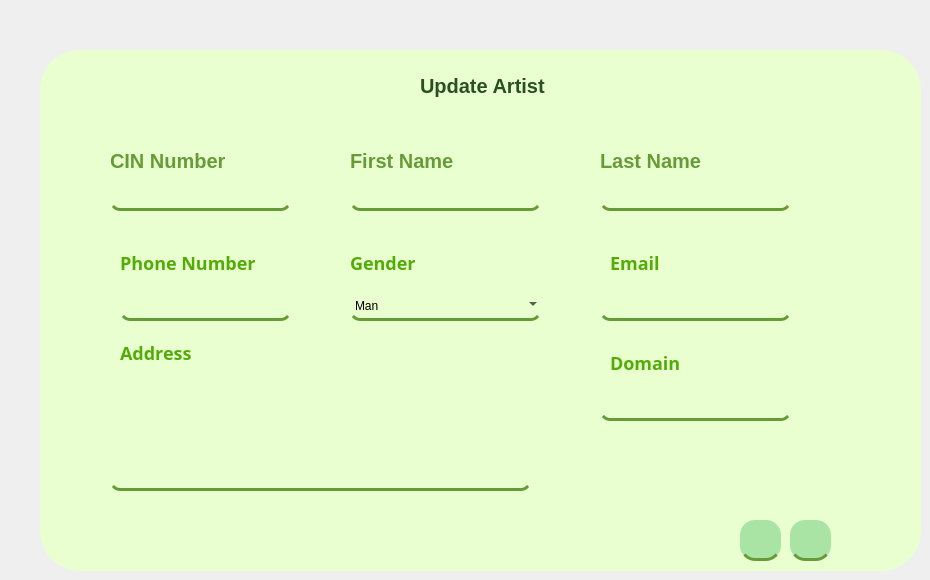
        <widget class="QWidget" name="page_18">
         <property name="styleSheet">
          <string notr="true">#page_6 {
background: rgba(0, 0, 0, 0.0);

}</string>
         </property>
         <widget class="QWidget" name="widget_21" native="true">
          <property name="geometry">
           <rect>
            <x>40</x>
            <y>50</y>
            <width>881</width>
            <height>521</height>
           </rect>
          </property>
          <property name="styleSheet">
           <string notr="true">QWidget
{background-color:#E9FFD0;
border-radius: 40px;}</string>
          </property>
          <widget class="QLabel" name="id_127">
           <property name="geometry">
            <rect>
             <x>80</x>
             <y>200</y>
             <width>141</width>
             <height>21</height>
            </rect>
           </property>
           <property name="font">
            <font>
             <family>Athiti</family>
             <pointsize>-1</pointsize>
             <weight>87</weight>
             <italic>false</italic>
             <bold>true</bold>
            </font>
           </property>
           <property name="styleSheet">
            <string notr="true">QLabel
{
color :#53AC06;
font-family: 'Athiti';
font-style: normal;
font-weight: 700;
font-size: 18px;
}</string>
           </property>
           <property name="text">
            <string>&lt;html&gt;&lt;head/&gt;&lt;body&gt;&lt;p&gt;&lt;span style=&quot; text-decoration: underline;&quot;&gt;Phone Number&lt;/span&gt;&lt;/p&gt;&lt;/body&gt;&lt;/html&gt;</string>
           </property>
          </widget>
          <widget class="QTextEdit" name="descriptionInput_13">
           <property name="geometry">
            <rect>
             <x>70</x>
             <y>330</y>
             <width>421</width>
             <height>111</height>
            </rect>
           </property>
           <property name="styleSheet">
            <string notr="true">  border-bottom-color: rgb(170, 0, 0);
border:none;
background-color: rgba(247, 188, 85, 0);
border-bottom:3px solid #669B37;
  border-radius: 10px;</string>
           </property>
          </widget>
          <widget class="QPushButton" name="imageInput2_15">
           <property name="geometry">
            <rect>
             <x>70</x>
             <y>130</y>
             <width>181</width>
             <height>31</height>
            </rect>
           </property>
           <property name="styleSheet">
            <string notr="true">  border-bottom-color: rgb(170, 0, 0);
border:none;
background-color: rgba(247, 188, 85, 0);
border-bottom:3px solid #669B37;
  border-radius: 10px;</string>
           </property>
           <property name="text">
            <string/>
           </property>
          </widget>
          <widget class="QLabel" name="label_175">
           <property name="geometry">
            <rect>
             <x>380</x>
             <y>20</y>
             <width>191</width>
             <height>31</height>
            </rect>
           </property>
           <property name="styleSheet">
            <string notr="true">color: #2A501F;
font-family: 'Athiti';
font-style: normal;
font-weight: 700;
font-size: 20px;
background-color: none;</string>
           </property>
           <property name="text">
            <string>Update Artist</string>
           </property>
          </widget>
          <widget class="QPushButton" name="imageInput2_16">
           <property name="geometry">
            <rect>
             <x>310</x>
             <y>130</y>
             <width>191</width>
             <height>31</height>
            </rect>
           </property>
           <property name="styleSheet">
            <string notr="true">  border-bottom-color: rgb(170, 0, 0);
border:none;
background-color: rgba(247, 188, 85, 0);
border-bottom:3px solid #669B37;
  border-radius: 10px;</string>
           </property>
           <property name="text">
            <string/>
           </property>
          </widget>
          <widget class="QPushButton" name="imageInput2_17">
           <property name="geometry">
            <rect>
             <x>560</x>
             <y>130</y>
             <width>191</width>
             <height>31</height>
            </rect>
           </property>
           <property name="styleSheet">
            <string notr="true">  border-bottom-color: rgb(170, 0, 0);
border:none;
background-color: rgba(247, 188, 85, 0);
border-bottom:3px solid #669B37;
  border-radius: 10px;</string>
           </property>
           <property name="text">
            <string/>
           </property>
          </widget>
          <widget class="QLabel" name="id_133">
           <property name="geometry">
            <rect>
             <x>310</x>
             <y>200</y>
             <width>121</width>
             <height>21</height>
            </rect>
           </property>
           <property name="font">
            <font>
             <family>Athiti</family>
             <pointsize>-1</pointsize>
             <weight>87</weight>
             <italic>false</italic>
             <bold>true</bold>
            </font>
           </property>
           <property name="styleSheet">
            <string notr="true">QLabel
{
color :#53AC06;
font-family: 'Athiti';
font-style: normal;
font-weight: 700;
font-size: 18px;
}</string>
           </property>
           <property name="text">
            <string>&lt;html&gt;&lt;head/&gt;&lt;body&gt;&lt;p&gt;&lt;span style=&quot; text-decoration: underline;&quot;&gt;Gender&lt;/span&gt;&lt;/p&gt;&lt;/body&gt;&lt;/html&gt;</string>
           </property>
          </widget>
          <widget class="QLabel" name="id_134">
           <property name="geometry">
            <rect>
             <x>570</x>
             <y>200</y>
             <width>121</width>
             <height>21</height>
            </rect>
           </property>
           <property name="font">
            <font>
             <family>Athiti</family>
             <pointsize>-1</pointsize>
             <weight>87</weight>
             <italic>false</italic>
             <bold>true</bold>
            </font>
           </property>
           <property name="styleSheet">
            <string notr="true">QLabel
{
color :#53AC06;
font-family: 'Athiti';
font-style: normal;
font-weight: 700;
font-size: 18px;
}</string>
           </property>
           <property name="text">
            <string>&lt;html&gt;&lt;head/&gt;&lt;body&gt;&lt;p&gt;&lt;span style=&quot; text-decoration: underline;&quot;&gt;Email&lt;/span&gt;&lt;/p&gt;&lt;/body&gt;&lt;/html&gt;</string>
           </property>
          </widget>
          <widget class="QPushButton" name="imageInput2_18">
           <property name="geometry">
            <rect>
             <x>80</x>
             <y>240</y>
             <width>171</width>
             <height>31</height>
            </rect>
           </property>
           <property name="styleSheet">
            <string notr="true">  border-bottom-color: rgb(170, 0, 0);
border:none;
background-color: rgba(247, 188, 85, 0);
border-bottom:3px solid #669B37;
  border-radius: 10px;</string>
           </property>
           <property name="text">
            <string/>
           </property>
          </widget>
          <widget class="QLabel" name="id_135">
           <property name="geometry">
            <rect>
             <x>80</x>
             <y>290</y>
             <width>121</width>
             <height>21</height>
            </rect>
           </property>
           <property name="font">
            <font>
             <family>Athiti</family>
             <pointsize>-1</pointsize>
             <weight>87</weight>
             <italic>false</italic>
             <bold>true</bold>
            </font>
           </property>
           <property name="styleSheet">
            <string notr="true">QLabel
{
color :#53AC06;
font-family: 'Athiti';
font-style: normal;
font-weight: 700;
font-size: 18px;
}</string>
           </property>
           <property name="text">
            <string>&lt;html&gt;&lt;head/&gt;&lt;body&gt;&lt;p&gt;&lt;span style=&quot; text-decoration: underline;&quot;&gt;Address&lt;/span&gt;&lt;/p&gt;&lt;/body&gt;&lt;/html&gt;</string>
           </property>
          </widget>
          <widget class="QLabel" name="label_4">
           <property name="geometry">
            <rect>
             <x>340</x>
             <y>20</y>
             <width>31</width>
             <height>31</height>
            </rect>
           </property>
           <property name="text">
            <string/>
           </property>
           <property name="pixmap">
            <pixmap resource="resources.qrc">:/images/images/modifier.png</pixmap>
           </property>
           <property name="scaledContents">
            <bool>true</bool>
           </property>
          </widget>
          <widget class="QPushButton" name="ajouterArt_15">
           <property name="geometry">
            <rect>
             <x>700</x>
             <y>470</y>
             <width>41</width>
             <height>41</height>
            </rect>
           </property>
           <property name="styleSheet">
            <string notr="true">QPushButton{/* Rectangle 9 */

position: absolute;
width: 1200px;
height: 649px;

background: #A9E4A4;
border: none;

/* Events */

position: absolute;
width: 63px;
height: 32px;

font-family: 'Athiti';
font-style: normal;
font-weight: 700;
font-size: 20px;
line-height: 32px;
/* identical to box height */
text-align: center;

color: #2A501F;
border-radius:15px;
border-bottom:3px solid #669B37;
}

QPushButton:hover{
position: absolute;
width: 185px;
height: 56px;

background: #8BD086;
box-shadow: 0px 4px 4px rgba(0, 0, 0, 0.25);
}</string>
           </property>
           <property name="text">
            <string/>
           </property>
           <property name="icon">
            <iconset resource="resources.qrc">
             <normaloff>:/images/images/save.png</normaloff>:/images/images/save.png</iconset>
           </property>
           <property name="iconSize">
            <size>
             <width>20</width>
             <height>20</height>
            </size>
           </property>
          </widget>
          <widget class="QPushButton" name="ajouterArt_16">
           <property name="geometry">
            <rect>
             <x>750</x>
             <y>470</y>
             <width>41</width>
             <height>41</height>
            </rect>
           </property>
           <property name="styleSheet">
            <string notr="true">QPushButton{/* Rectangle 9 */

position: absolute;
width: 1200px;
height: 649px;

background: #A9E4A4;
border: none;

/* Events */

position: absolute;
width: 63px;
height: 32px;

font-family: 'Athiti';
font-style: normal;
font-weight: 700;
font-size: 20px;
line-height: 32px;
/* identical to box height */
text-align: center;

color: #2A501F;
border-radius:15px;
border-bottom:3px solid #669B37;
}

QPushButton:hover{
position: absolute;
width: 185px;
height: 56px;

background: #8BD086;
box-shadow: 0px 4px 4px rgba(0, 0, 0, 0.25);
}</string>
           </property>
           <property name="text">
            <string/>
           </property>
           <property name="icon">
            <iconset resource="resources.qrc">
             <normaloff>:/images/images/list.png</normaloff>:/images/images/list.png</iconset>
           </property>
           <property name="iconSize">
            <size>
             <width>20</width>
             <height>20</height>
            </size>
           </property>
          </widget>
          <widget class="QPushButton" name="imageInput2_19">
           <property name="geometry">
            <rect>
             <x>560</x>
             <y>240</y>
             <width>191</width>
             <height>31</height>
            </rect>
           </property>
           <property name="styleSheet">
            <string notr="true">  border-bottom-color: rgb(170, 0, 0);
border:none;
background-color: rgba(247, 188, 85, 0);
border-bottom:3px solid #669B37;
  border-radius: 10px;</string>
           </property>
           <property name="text">
            <string/>
           </property>
          </widget>
          <widget class="QLabel" name="id_136">
           <property name="geometry">
            <rect>
             <x>570</x>
             <y>300</y>
             <width>111</width>
             <height>21</height>
            </rect>
           </property>
           <property name="font">
            <font>
             <family>Athiti</family>
             <pointsize>-1</pointsize>
             <weight>87</weight>
             <italic>false</italic>
             <bold>true</bold>
            </font>
           </property>
           <property name="styleSheet">
            <string notr="true">QLabel
{
color :#53AC06;
font-family: 'Athiti';
font-style: normal;
font-weight: 700;
font-size: 18px;
}</string>
           </property>
           <property name="text">
            <string>&lt;html&gt;&lt;head/&gt;&lt;body&gt;&lt;p&gt;&lt;span style=&quot; text-decoration: underline;&quot;&gt;Domain&lt;/span&gt;&lt;/p&gt;&lt;/body&gt;&lt;/html&gt;</string>
           </property>
          </widget>
          <widget class="QComboBox" name="comboBox_8">
           <property name="geometry">
            <rect>
             <x>310</x>
             <y>240</y>
             <width>191</width>
             <height>31</height>
            </rect>
           </property>
           <property name="styleSheet">
            <string notr="true">  border-bottom-color: rgb(170, 0, 0);
border:none;
background-color: rgba(247, 188, 85, 0);
border-bottom:3px solid #669B37;
  border-radius: 10px;</string>
           </property>
           <item>
            <property name="text">
             <string>Man</string>
            </property>
           </item>
           <item>
            <property name="text">
             <string>Woman</string>
            </property>
           </item>
           <item>
            <property name="text">
             <string>Other</string>
            </property>
           </item>
          </widget>
          <widget class="QPushButton" name="imageInput2_20">
           <property name="geometry">
            <rect>
             <x>560</x>
             <y>340</y>
             <width>191</width>
             <height>31</height>
            </rect>
           </property>
           <property name="styleSheet">
            <string notr="true">  border-bottom-color: rgb(170, 0, 0);
border:none;
background-color: rgba(247, 188, 85, 0);
border-bottom:3px solid #669B37;
  border-radius: 10px;</string>
           </property>
           <property name="text">
            <string/>
           </property>
          </widget>
          <widget class="QLabel" name="ID_4">
           <property name="geometry">
            <rect>
             <x>70</x>
             <y>100</y>
             <width>151</width>
             <height>21</height>
            </rect>
           </property>
           <property name="styleSheet">
            <string notr="true">color: rgb(102, 155, 55);
font-family: 'Athiti';
font-style: normal;
font-weight: 700;
font-size: 20px;
background-color: none;</string>
           </property>
           <property name="text">
            <string>CIN Number</string>
           </property>
          </widget>
          <widget class="QLabel" name="ID_5">
           <property name="geometry">
            <rect>
             <x>310</x>
             <y>100</y>
             <width>111</width>
             <height>21</height>
            </rect>
           </property>
           <property name="styleSheet">
            <string notr="true">color: rgb(102, 155, 55);
font-family: 'Athiti';
font-style: normal;
font-weight: 700;
font-size: 20px;
background-color: none;</string>
           </property>
           <property name="text">
            <string>First Name</string>
           </property>
          </widget>
          <widget class="QLabel" name="ID_6">
           <property name="geometry">
            <rect>
             <x>560</x>
             <y>100</y>
             <width>101</width>
             <height>21</height>
            </rect>
           </property>
           <property name="styleSheet">
            <string notr="true">color: rgb(102, 155, 55);
font-family: 'Athiti';
font-style: normal;
font-weight: 700;
font-size: 20px;
background-color: none;</string>
           </property>
           <property name="text">
            <string>Last Name</string>
           </property>
          </widget>
         </widget>
        </widget>
